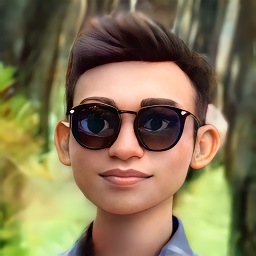
%> input picture 1/fotoku.jpg, 256 x 256 px
$ octave ubah.m   (GNU Octave 9; MATLAB toolbox functions it lacks are replaced by stand-ins)
%> lines starting %> are read from the running program, lines starting %| are printed output that depends on the picture; in (x1, y1, x2, y2) boxes, pixels count from 0 and x2, y2 are one past the last pixel; in counts of white or black regions, pixels touching at a corner belong together; the program's own positions count from 1
a = imread('fotoku.jpg');
%> a is the input picture: size 256x256x3 uint8; mean R, G, B 133, 118, 84.3
b = rgb2gray(a);
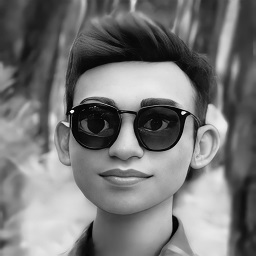
%> b: size 256x256 uint8; min 0, max 254, mean 118.7
c = im2bw(b);
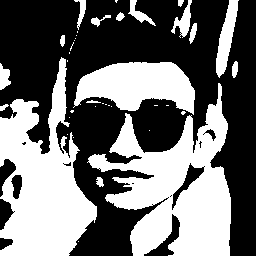
%> c: size 256x256 logical; 43.9% white; 39 white regions (22 under 20 px), largest, box (x1, y1, x2, y2) and area: (87, 83, 231, 256) 11836, (0, 57, 97, 256) 10401, (73, 62, 195, 115) 4232
figure, imshow(a)
figure, imshow(b)
figure, imshow(c)
